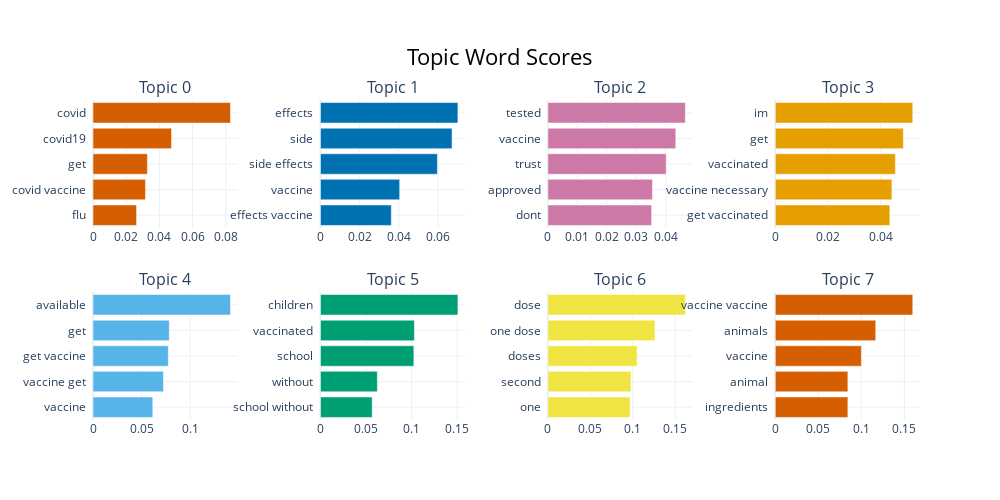

The notebook cell this image was saved under:
### Markdown cell above
##### **Key Insight:**
 In the current model all show least a small percentage of each topic. However, topic 12 tends to dominate each corpus.

### Code cell
model.visualize_barchart()

### Figure 1 — Plotly figure (JSON) as saved in the notebook; plotly's stock layout.template omitted (floating-point values rounded to 4 significant figures)
{"data": [{"marker": {"color": "#D55E00"}, "orientation": "h", "type": "bar", "x": [0.02624, 0.03162, 0.03278, 0.04733, 0.08286], "xaxis": "x", "y": ["flu  ", "covid vaccine  ", "get  ", "covid19  ", "covid  "], "yaxis": "y"}, {"marker": {"color": "#0072B2"}, "orientation": "h", "type": "bar", "x": [0.0362, 0.04047, 0.05974, 0.06722, 0.07021], "xaxis": "x2", "y": ["effects vaccine  ", "vaccine  ", "side effects  ", "side  ", "effects  "], "yaxis": "y2"}, {"marker": {"color": "#CC79A7"}, "orientation": "h", "type": "bar", "x": [0.03512, 0.0354, 0.04006, 0.04331, 0.04654], "xaxis": "x3", "y": ["dont  ", "approved  ", "trust  ", "vaccine  ", "tested  "], "yaxis": "y3"}, {"marker": {"color": "#E69F00"}, "orientation": "h", "type": "bar", "x": [0.04348, 0.04426, 0.04558, 0.0486, 0.05217], "xaxis": "x4", "y": ["get vaccinated  ", "vaccine necessary  ", "vaccinated  ", "get  ", "im  "], "yaxis": "y4"}, {"marker": {"color": "#56B4E9"}, "orientation": "h", "type": "bar", "x": [0.06148, 0.07245, 0.07745, 0.07843, 0.1414], "xaxis": "x5", "y": ["vaccine  ", "vaccine get  ", "get vaccine  ", "get  ", "available  "], "yaxis": "y5"}, {"marker": {"color": "#009E73"}, "orientation": "h", "type": "bar", "x": [0.05674, 0.06243, 0.1024, 0.103, 0.1508], "xaxis": "x6", "y": ["school without  ", "without  ", "school  ", "vaccinated  ", "children  "], "yaxis": "y6"}, {"marker": {"color": "#F0E442"}, "orientation": "h", "type": "bar", "x": [0.09681, 0.09789, 0.1051, 0.1262, 0.1619], "xaxis": "x7", "y": ["one  ", "second  ", "doses  ", "one dose  ", "dose  "], "yaxis": "y7"}, {"marker": {"color": "#D55E00"}, "orientation": "h", "type": "bar", "x": [0.08435, 0.08435, 0.1, 0.1167, 0.1597], "xaxis": "x8", "y": ["ingredients  ", "animal  ", "vaccine  ", "animals  ", "vaccine vaccine  "], "yaxis": "y8"}], "layout": {"annotations": [{"font": {"size": 16}, "showarrow": false, "text": "Topic 0", "x": 0.0875, "xanchor": "center", "xref": "paper", "y": 1, "yanchor": "bottom", "yref": "paper"}, {"font": {"size": 16}, "showarrow": false, "text": "Topic 1", "x": 0.3625, "xanchor": "center", "xref": "paper", "y": 1, "yanchor": "bottom", "yref": "paper"}, {"font": {"size": 16}, "showarrow": false, "text": "Topic 2", "x": 0.6375, "xanchor": "center", "xref": "paper", "y": 1, "yanchor": "bottom", "yref": "paper"}, {"font": {"size": 16}, "showarrow": false, "text": "Topic 3", "x": 0.9125, "xanchor": "center", "xref": "paper", "y": 1, "yanchor": "bottom", "yref": "paper"}, {"font": {"size": 16}, "showarrow": false, "text": "Topic 4", "x": 0.0875, "xanchor": "center", "xref": "paper", "y": 0.4, "yanchor": "bottom", "yref": "paper"}, {"font": {"size": 16}, "showarrow": false, "text": "Topic 5", "x": 0.3625, "xanchor": "center", "xref": "paper", "y": 0.4, "yanchor": "bottom", "yref": "paper"}, {"font": {"size": 16}, "showarrow": false, "text": "Topic 6", "x": 0.6375, "xanchor": "center", "xref": "paper", "y": 0.4, "yanchor": "bottom", "yref": "paper"}, {"font": {"size": 16}, "showarrow": false, "text": "Topic 7", "x": 0.9125, "xanchor": "center", "xref": "paper", "y": 0.4, "yanchor": "bottom", "yref": "paper"}], "height": 500, "hoverlabel": {"bgcolor": "white", "font": {"family": "Rockwell", "size": 16}}, "showlegend": false, "title": {"font": {"color": "Black", "size": 22}, "text": "Topic Word Scores", "x": 0.5, "xanchor": "center", "yanchor": "top"}, "width": 1000, "xaxis": {"anchor": "y", "domain": [0, 0.175], "showgrid": true}, "xaxis2": {"anchor": "y2", "domain": [0.275, 0.45], "showgrid": true}, "xaxis3": {"anchor": "y3", "domain": [0.55, 0.725], "showgrid": true}, "xaxis4": {"anchor": "y4", "domain": [0.825, 1], "showgrid": true}, "xaxis5": {"anchor": "y5", "domain": [0, 0.175], "showgrid": true}, "xaxis6": {"anchor": "y6", "domain": [0.275, 0.45], "showgrid": true}, "xaxis7": {"anchor": "y7", "domain": [0.55, 0.725], "showgrid": true}, "xaxis8": {"anchor": "y8", "domain": [0.825, 1], "showgrid": true}, "yaxis": {"anchor": "x", "domain": [0.6, 1], "showgrid": true}, "yaxis2": {"anchor": "x2", "domain": [0.6, 1], "showgrid": true}, "yaxis3": {"anchor": "x3", "domain": [0.6, 1], "showgrid": true}, "yaxis4": {"anchor": "x4", "domain": [0.6, 1], "showgrid": true}, "yaxis5": {"anchor": "x5", "domain": [0, 0.4], "showgrid": true}, "yaxis6": {"anchor": "x6", "domain": [0, 0.4], "showgrid": true}, "yaxis7": {"anchor": "x7", "domain": [0, 0.4], "showgrid": true}, "yaxis8": {"anchor": "x8", "domain": [0, 0.4], "showgrid": true}}}
